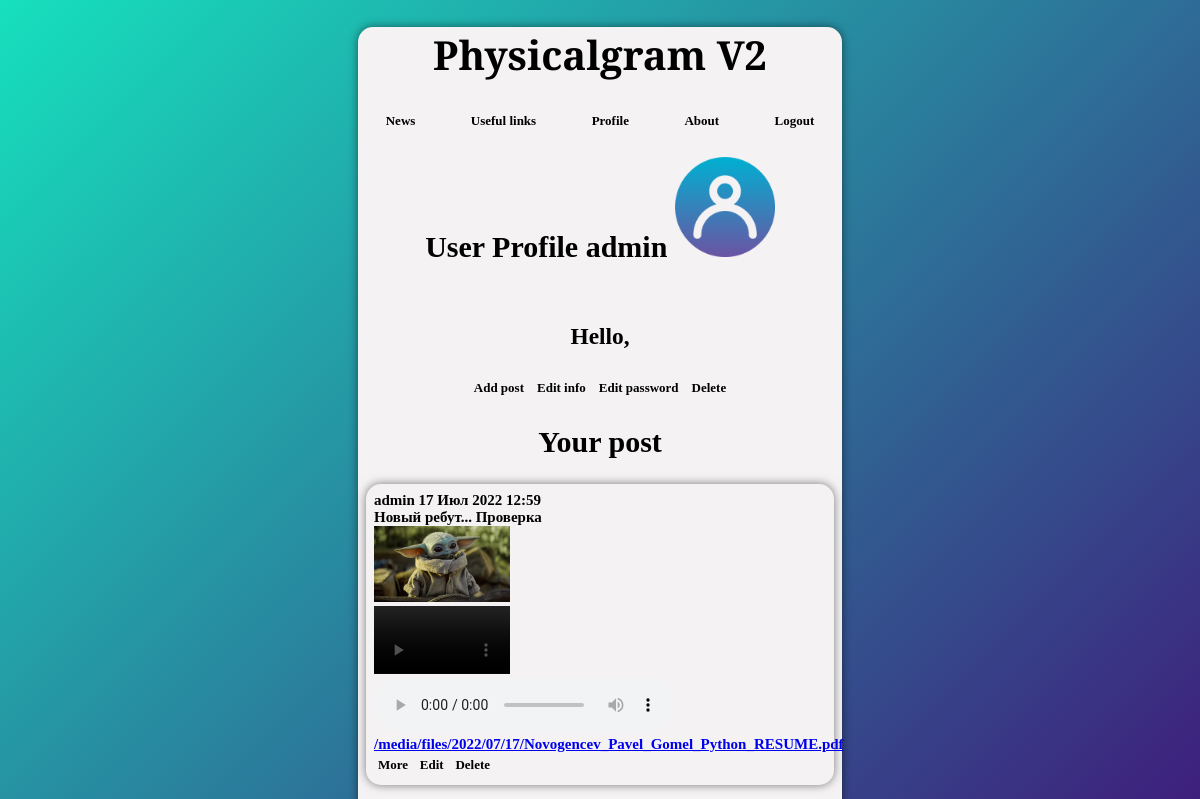
Page /accounts/profile/ (signed in) on the earlier database version.
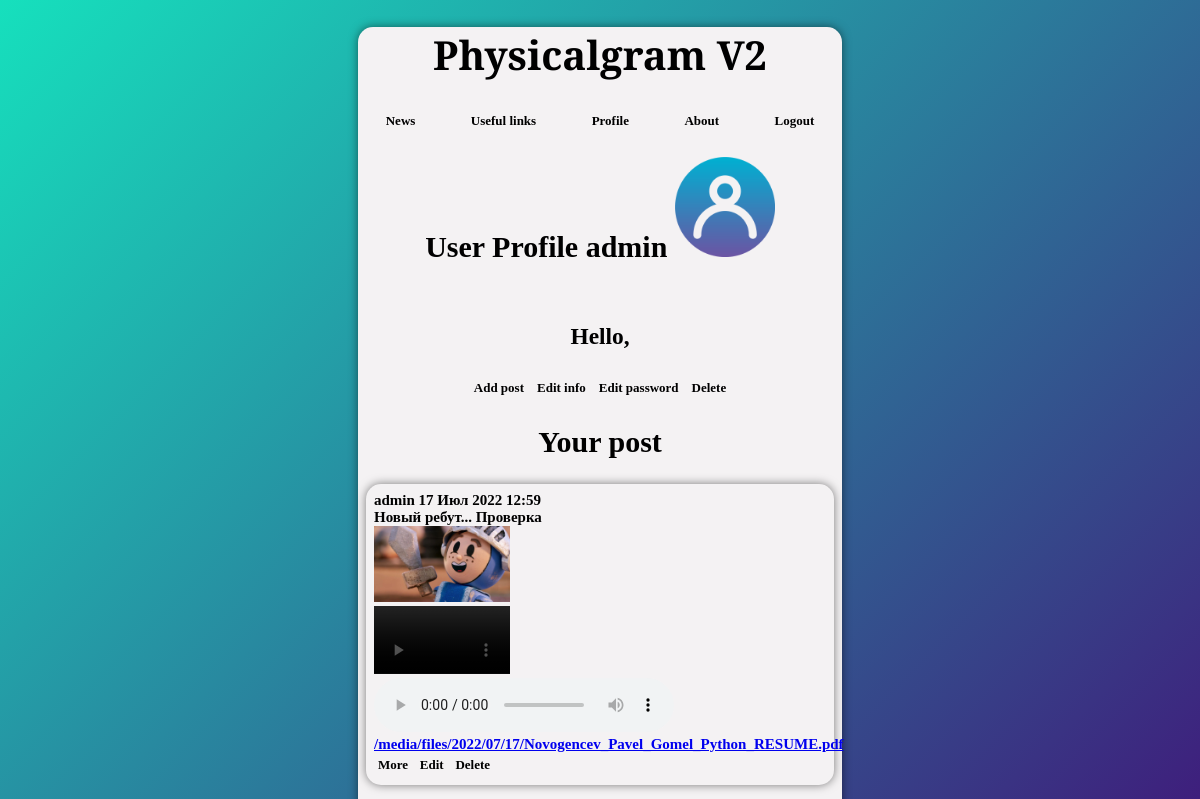
Same page on the later database version.
### news/models.py (models this page shows)
class Post(models.Model):
    content = models.TextField(null=True, blank=False)
    image = models.ImageField(upload_to='image/%Y/%m/%d/',blank=True,null=True)
    file = models.FileField(upload_to='files/%Y/%m/%d/',blank=True,null=True)
    video = models.FileField(upload_to='video/%Y/%m/%d/',blank=True,null=True)
    audio = models.FileField(upload_to='audio/%Y/%m/%d/',blank=True,null=True)
    author = models.ForeignKey(AdvUser, on_delete=models.CASCADE, null=True)
    pubdate = models.DateTimeField(auto_now_add=True, db_index=True, verbose_name='Publication date')
    class Meta:
        verbose_name_plural = 'Posts'
        verbose_name = 'Post'
        ordering = ['-pubdate']

class AdvUser(AbstractUser):
    is_activated = models.BooleanField(default=True, db_index=True,
                                       verbose_name='Прошел активацию?')
    avatar = models.ImageField(null=True, blank=True, upload_to="image/profile/")
    class Meta(AbstractUser.Meta):
        pass

### news/views.py (the view)
# urls.py: path('accounts/profile/', profile,name='profile'),
@login_required
def profile(request):
	posts = Post.objects.filter(author=request.user.pk)
	context = {'posts': posts}
	return render(request,'news/profile.html',context)

### news/templates/news/profile.html (shortened to what this page needs)
{% extends "layout/basic.html" %}
{% block content %}
<div class="login">
	<h2>User Profile {{user.username }}
	{% if user.avatar %}
      <img class="avatar" src="{{ user.avatar.url }}" height=100 width=100><br><br>
    {% else %}
      <img src="\static\news\user.png" height=100 width=100><br><br>
    {% endif %}
	</h2>
	<h3>Hello, {{user.first_name}} {{user.last_name}}</h3>
	<a href="{% url 'news:add' %}"class="sbtn">Add post</a>
	<a href="{% url 'news:profile_change' %}"class="sbtn">Edit info</a>
	<a href="{% url 'news:password_change' %}"class="sbtn">Edit password</a>
	<a href="{% url 'news:profile_delete' %}"class="sbtn">Delete</a>
	<h2>Your post</h2>
</div>
<div>
	{% for post in posts %}
		<p class="p">
		{{ post.author }} {{ post.pubdate|date:"d M Y H:i" }}<br>
	{{ post.content}}<br>
	{% if post.image %}
			<img src="{{ post.image.url }}" class='sub-image'><br>
		{% endif %}
		{% if post.video %}
			<video src="{{ post.video.url }}" width="30%" controls="controls"></video><br>
		{% endif %}
		{% if post.audio %}
			<audio src="{{ post.audio.url }}" controls="controls"></audio><br>
		{% endif %}
		{% if post.file %}
			<a href='{{ post.file.url }}' download="">{{ post.file.url }}</a><br>
		{% endif %}
		<a href="{% url 'news:detail' pk=post.pk %}" class="sbtn">More</a>
		<a href="{% url 'news:edit_post' pk=post.pk %}" class="sbtn">Edit</a>
		<a href="{% url 'news:delete_post' pk=post.pk %}" class="sbtn">Delete</a>
	   	</p>
	{% endfor %}
</div>
{% endblock %}

Differences in the rows shown:
changed Post "Новый ребут... Проверка": image: a different picture
